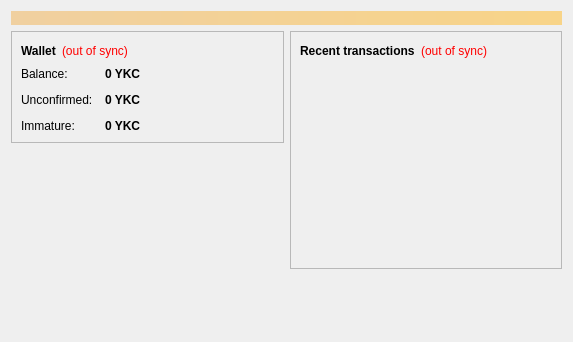
<?xml version="1.0" encoding="UTF-8"?>
<ui version="4.0">
 <class>OverviewPage</class>
 <widget class="QWidget" name="OverviewPage">
  <property name="geometry">
   <rect>
    <x>0</x>
    <y>0</y>
    <width>573</width>
    <height>342</height>
   </rect>
  </property>
  <property name="windowTitle">
   <string>Form</string>
  </property>
  <layout class="QVBoxLayout" name="topLayout">
   <item>
    <widget class="QLabel" name="labelAlerts">
     <property name="visible">
      <bool>false</bool>
     </property>
     <property name="styleSheet">
      <string notr="true">background-color: qlineargradient(x1: 0, y1: 0, x2: 1, y2: 0, stop:0 #F0D0A0, stop:1 #F8D488); color:#000000;</string>
     </property>
     <property name="wordWrap">
      <bool>true</bool>
     </property>
     <property name="margin">
      <number>3</number>
     </property>
    </widget>
   </item>
   <item>
    <layout class="QHBoxLayout" name="horizontalLayout" stretch="1,1">
     <item>
      <layout class="QVBoxLayout" name="verticalLayout_2">
       <item>
        <widget class="QFrame" name="frame">
         <property name="frameShape">
          <enum>QFrame::StyledPanel</enum>
         </property>
         <property name="frameShadow">
          <enum>QFrame::Raised</enum>
         </property>
         <layout class="QVBoxLayout" name="verticalLayout_4">
          <item>
           <layout class="QHBoxLayout" name="horizontalLayout_4">
            <item>
             <widget class="QLabel" name="label_5">
              <property name="font">
               <font>
                <weight>75</weight>
                <bold>true</bold>
               </font>
              </property>
              <property name="text">
               <string>Wallet</string>
              </property>
             </widget>
            </item>
            <item>
             <widget class="QLabel" name="labelWalletStatus">
              <property name="toolTip">
               <string>The displayed information may be out of date. Your wallet automatically synchronizes with the YorkCoin network after a connection is established, but this process has not completed yet.</string>
              </property>
              <property name="styleSheet">
               <string notr="true">QLabel { color: red; }</string>
              </property>
              <property name="text">
               <string notr="true">(out of sync)</string>
              </property>
              <property name="alignment">
               <set>Qt::AlignLeading|Qt::AlignLeft|Qt::AlignVCenter</set>
              </property>
             </widget>
            </item>
            <item>
             <spacer name="horizontalSpacer_2">
              <property name="orientation">
               <enum>Qt::Horizontal</enum>
              </property>
              <property name="sizeHint" stdset="0">
               <size>
                <width>40</width>
                <height>20</height>
               </size>
              </property>
             </spacer>
            </item>
           </layout>
          </item>
          <item>
           <layout class="QFormLayout" name="formLayout_2">
            <property name="fieldGrowthPolicy">
             <enum>QFormLayout::AllNonFixedFieldsGrow</enum>
            </property>
            <property name="horizontalSpacing">
             <number>12</number>
            </property>
            <property name="verticalSpacing">
             <number>12</number>
            </property>
            <item row="0" column="0">
             <widget class="QLabel" name="label">
              <property name="text">
               <string>Balance:</string>
              </property>
             </widget>
            </item>
            <item row="0" column="1">
             <widget class="QLabel" name="labelBalance">
              <property name="font">
               <font>
                <weight>75</weight>
                <bold>true</bold>
               </font>
              </property>
              <property name="cursor">
               <cursorShape>IBeamCursor</cursorShape>
              </property>
              <property name="toolTip">
               <string>Your current balance</string>
              </property>
              <property name="text">
               <string notr="true">0 YKC</string>
              </property>
              <property name="textInteractionFlags">
               <set>Qt::LinksAccessibleByMouse|Qt::TextSelectableByKeyboard|Qt::TextSelectableByMouse</set>
              </property>
             </widget>
            </item>
            <item row="1" column="0">
             <widget class="QLabel" name="label_3">
              <property name="text">
               <string>Unconfirmed:</string>
              </property>
             </widget>
            </item>
            <item row="1" column="1">
             <widget class="QLabel" name="labelUnconfirmed">
              <property name="font">
               <font>
                <weight>75</weight>
                <bold>true</bold>
               </font>
              </property>
              <property name="cursor">
               <cursorShape>IBeamCursor</cursorShape>
              </property>
              <property name="toolTip">
               <string>Total of transactions that have yet to be confirmed, and do not yet count toward the current balance</string>
              </property>
              <property name="text">
               <string notr="true">0 YKC</string>
              </property>
              <property name="textInteractionFlags">
               <set>Qt::LinksAccessibleByMouse|Qt::TextSelectableByKeyboard|Qt::TextSelectableByMouse</set>
              </property>
             </widget>
            </item>
            <item row="2" column="0">
             <widget class="QLabel" name="labelImmatureText">
              <property name="text">
               <string>Immature:</string>
              </property>
             </widget>
            </item>
            <item row="2" column="1">
             <widget class="QLabel" name="labelImmature">
              <property name="font">
               <font>
                <weight>75</weight>
                <bold>true</bold>
               </font>
              </property>
              <property name="toolTip">
               <string>Mined balance that has not yet matured</string>
              </property>
              <property name="text">
               <string notr="true">0 YKC</string>
              </property>
              <property name="textInteractionFlags">
               <set>Qt::LinksAccessibleByMouse|Qt::TextSelectableByKeyboard|Qt::TextSelectableByMouse</set>
              </property>
             </widget>
            </item>
           </layout>
          </item>
         </layout>
        </widget>
       </item>
       <item>
        <widget class="QLabel" name="label_wallet_bgcoin">
         <property name="text">
          <string/>
         </property>
         <property name="pixmap">
          <pixmap resource="../bitcoin.qrc">:/images/wallet_bgcoin</pixmap>
         </property>
         <property name="scaledContents">
          <bool>false</bool>
         </property>
         <property name="alignment">
          <set>Qt::AlignCenter</set>
         </property>
         <property name="margin">
          <number>-2</number>
         </property>
        </widget>
       </item>
       <item>
        <spacer name="verticalSpacer">
         <property name="orientation">
          <enum>Qt::Vertical</enum>
         </property>
         <property name="sizeHint" stdset="0">
          <size>
           <width>20</width>
           <height>40</height>
          </size>
         </property>
        </spacer>
       </item>
      </layout>
     </item>
     <item>
      <layout class="QVBoxLayout" name="verticalLayout_3">
       <item>
        <widget class="QFrame" name="frame_2">
         <property name="frameShape">
          <enum>QFrame::StyledPanel</enum>
         </property>
         <property name="frameShadow">
          <enum>QFrame::Raised</enum>
         </property>
         <layout class="QVBoxLayout" name="verticalLayout">
          <item>
           <layout class="QHBoxLayout" name="horizontalLayout_2">
            <item>
             <widget class="QLabel" name="label_4">
              <property name="text">
               <string>&lt;b&gt;Recent transactions&lt;/b&gt;</string>
              </property>
             </widget>
            </item>
            <item>
             <widget class="QLabel" name="labelTransactionsStatus">
              <property name="toolTip">
               <string>The displayed information may be out of date. Your wallet automatically synchronizes with the YorkCoin network after a connection is established, but this process has not completed yet.</string>
              </property>
              <property name="styleSheet">
               <string notr="true">QLabel { color: red; }</string>
              </property>
              <property name="text">
               <string notr="true">(out of sync)</string>
              </property>
              <property name="alignment">
               <set>Qt::AlignRight|Qt::AlignTrailing|Qt::AlignVCenter</set>
              </property>
             </widget>
            </item>
            <item>
             <spacer name="horizontalSpacer">
              <property name="orientation">
               <enum>Qt::Horizontal</enum>
              </property>
              <property name="sizeHint" stdset="0">
               <size>
                <width>40</width>
                <height>20</height>
               </size>
              </property>
             </spacer>
            </item>
           </layout>
          </item>
          <item>
           <widget class="QListView" name="listTransactions">
            <property name="styleSheet">
             <string notr="true">QListView { background: transparent; }</string>
            </property>
            <property name="frameShape">
             <enum>QFrame::NoFrame</enum>
            </property>
            <property name="verticalScrollBarPolicy">
             <enum>Qt::ScrollBarAlwaysOff</enum>
            </property>
            <property name="horizontalScrollBarPolicy">
             <enum>Qt::ScrollBarAlwaysOff</enum>
            </property>
            <property name="selectionMode">
             <enum>QAbstractItemView::NoSelection</enum>
            </property>
           </widget>
          </item>
         </layout>
        </widget>
       </item>
       <item>
        <spacer name="verticalSpacer_2">
         <property name="orientation">
          <enum>Qt::Vertical</enum>
         </property>
         <property name="sizeHint" stdset="0">
          <size>
           <width>20</width>
           <height>40</height>
          </size>
         </property>
        </spacer>
       </item>
      </layout>
     </item>
    </layout>
   </item>
  </layout>
 </widget>
 <resources>
  <include location="../bitcoin.qrc"/>
 </resources>
 <connections/>
</ui>
